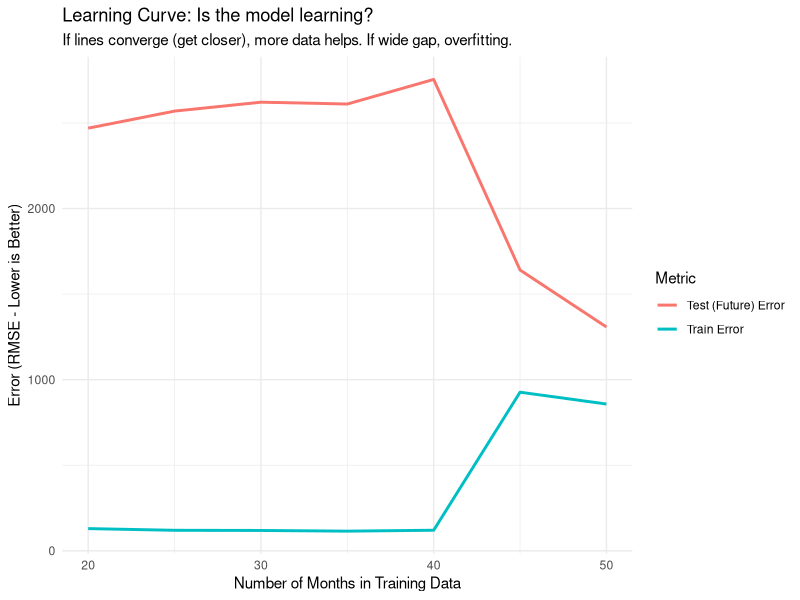

Generate this figure with R:
# --- 1. SETUP ---
if(!require(randomForest)) install.packages("randomForest")
if(!require(dplyr)) install.packages("dplyr")
if(!require(ggplot2)) install.packages("ggplot2") # For the curve plot

library(randomForest)
library(dplyr)
library(ggplot2)

# Load Data (Assuming file is in folder)
data <- read.csv("enhanced_data_v2.csv", stringsAsFactors = FALSE)

# Helper to clean numbers
clean_num <- function(x) { as.numeric(gsub(",", "", as.character(x))) }
data$Estimated_Violence_Fatalities <- clean_num(data$Estimated_Violence_Fatalities)
data$GCC_Total_Imports <- clean_num(data$GCC_Total_Imports)
data$Modeled_Tire_Imports_4011.20_Units <- clean_num(data$Modeled_Tire_Imports_4011.20_Units)
data$Brent_Crude_Price_USD_Barrel <- clean_num(data$Brent_Crude_Price_USD_Barrel)
data$Gold_Price_USD_oz <- clean_num(data$Gold_Price_USD_oz)
data$Global_Rubber_Price_Index <- clean_num(data$Global_Rubber_Price_Index)

# Feature Engineering (Lags)
LAG_MONTHS <- 4
model_data <- data %>%
  mutate(
    Target_Violence = Estimated_Violence_Fatalities,
    Toyota_Lag4 = dplyr::lag(GCC_Total_Imports, n = LAG_MONTHS),
    Tires_Lag4  = dplyr::lag(Modeled_Tire_Imports_4011.20_Units, n = LAG_MONTHS),
    Oil_Lag4    = dplyr::lag(Brent_Crude_Price_USD_Barrel, n = LAG_MONTHS),
    Gold_Lag4   = dplyr::lag(Gold_Price_USD_oz, n = LAG_MONTHS),
    Rubber_Lag4 = dplyr::lag(Global_Rubber_Price_Index, n = LAG_MONTHS)
  ) %>%
  select(Target_Violence, Toyota_Lag4, Tires_Lag4, Oil_Lag4, Gold_Lag4, Rubber_Lag4) %>%
  na.omit()

# --- 2. THE OVERFITTING CHECK (80/20 Split) ---
# We split by TIME. Train on the first 80%, Test on the future 20%.
split_idx <- floor(0.8 * nrow(model_data))
train_set <- model_data[1:split_idx, ]
test_set  <- model_data[(split_idx + 1):nrow(model_data), ]

print(paste("Training on first", nrow(train_set), "months. Testing on next", nrow(test_set), "months."))

set.seed(123)
rf_split <- randomForest(Target_Violence ~ ., data = train_set, ntree = 500)

# Calculate Errors (RMSE)
rmse <- function(actual, pred) { sqrt(mean((actual - pred)^2)) }

# 1. How well did it memorize the past? (Train Error)
pred_train <- predict(rf_split, train_set)
error_train <- rmse(train_set$Target_Violence, pred_train)

# 2. How well does it predict the future? (Test Error)
pred_test <- predict(rf_split, test_set)
error_test <- rmse(test_set$Target_Violence, pred_test)

print("--- OVERFITTING REPORT ---")
print(paste("Training Error (RMSE):", round(error_train)))
print(paste("Test/Future Error (RMSE):", round(error_test)))

ratio <- error_test / error_train
print(paste("Overfitting Ratio:", round(ratio, 2)))

if(ratio > 2.0) {
  print("WARNING: High Overfitting detected. Model is memorizing the past but failing on the future.")
} else {
  print("STATUS: GOOD. The model generalizes well.")
}

# --- 3. GENERATE LEARNING CURVE ---
# We train the model on increasing chunks of data (20 rows, 30 rows...)
# and see if the Test Error drops.

print("Generating Learning Curve...")
results <- data.frame()

# Start with 20 months of data, add 5 months at a time
subset_sizes <- seq(20, nrow(train_set), by = 5)

for(size in subset_sizes) {
  # Train on specific subset size
  sub_train <- train_set[1:size, ]
  
  # Train Model
  set.seed(123)
  m <- randomForest(Target_Violence ~ ., data = sub_train, ntree = 500)
  
  # Predict on the FIXED Test Set (The Future)
  p_train <- predict(m, sub_train)
  p_test  <- predict(m, test_set)
  
  # Record RMSE
  results <- rbind(results, data.frame(
    Size = size,
    Train_Error = rmse(sub_train$Target_Violence, p_train),
    Test_Error  = rmse(test_set$Target_Violence, p_test)
  ))
}

# --- 4. PLOT THE CURVE ---
ggplot(results, aes(x = Size)) +
  geom_line(aes(y = Train_Error, color = "Train Error"), size = 1) +
  geom_line(aes(y = Test_Error, color = "Test (Future) Error"), size = 1) +
  labs(title = "Learning Curve: Is the model learning?",
       subtitle = "If lines converge (get closer), more data helps. If wide gap, overfitting.",
       x = "Number of Months in Training Data",
       y = "Error (RMSE - Lower is Better)",
       color = "Metric") +
  theme_minimal()